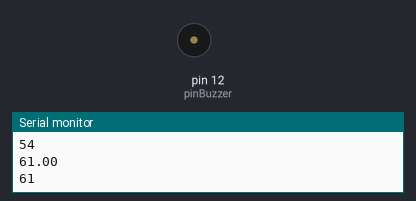
Simulated run of this sketch. Board: Arduino Uno, built with avr-gcc and run on an emulated ATmega328P. Shown: buzzer (waves = sounding), the last lines printed to the serial monitor. Random numbers use the default seed unless the sketch sets one.

Above: at 0.1 s.
At 33.1 s:
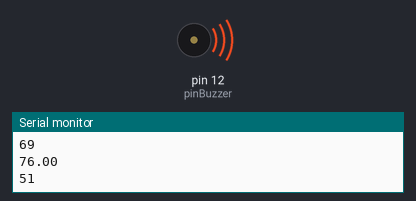
Timing chart, 0 to 35.5 s (numbered marks = the images above):
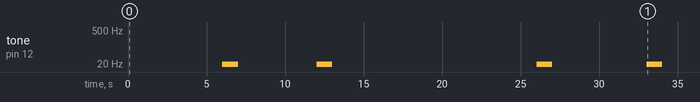

The sketch:

filtered_alerts_poc_arduino_code.ino
```cpp
const float filter_alpha = 0.5;
volatile float prior_in = -1;
const int pinBuzzer = 12; // Buzzer Pin
volatile float startTime = 0;

void setup() {
  Serial.begin(9600);
  pinMode(pinBuzzer,OUTPUT);
  startTime = millis();
}

void loop () {
  int time = millis() - startTime;
  int real_cgm = (30) * (sin(time * 2 * PI / 3000)) + 54; // 3 second repeat period; on for 1 sec & off for 2 sec
  int noise = random(0,30);
  int in = real_cgm + noise;

  // Filter if prior > 0; it's negative if first input data point is read
  if (prior_in > 0) {
    int temp = in;
    in = filter(in, prior_in, filter_alpha);
    prior_in = temp;
  } else {
    prior_in = in;
  }
  Serial.println("Readings");
  Serial.println(real_cgm);
  Serial.println(prior_in);
  Serial.println(in);

  if (in <= 54) {
    tone(pinBuzzer, 10);
  } else {
    noTone(pinBuzzer);
  }

  delay(1000);
}

int filter(float input, float prior, float a) {
  return input * a + (1 - a) * prior;
}
```

Measured:
- by itself, tone on pin 12 (pinBuzzer): plays 10 Hz for 1.0 s, 10 Hz for 1.0 s, 10 Hz for 1.0 s, 10 Hz for 1.0 s
